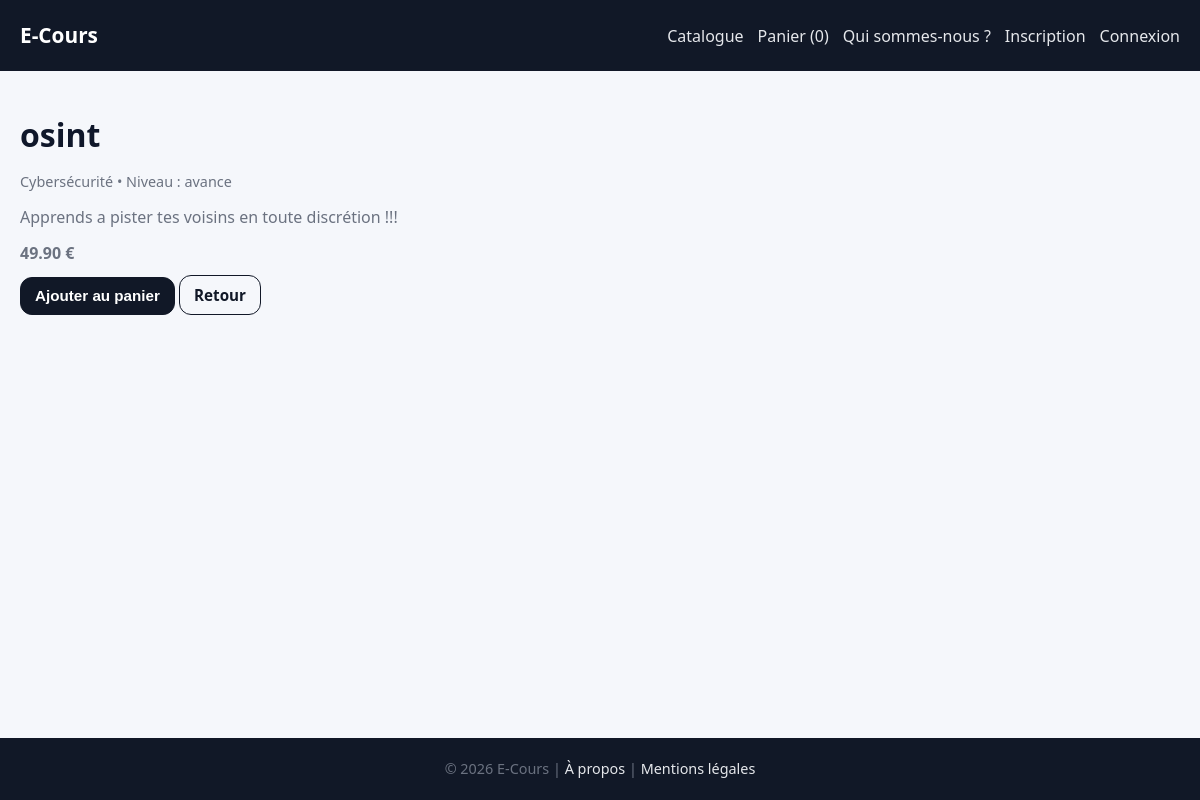
The page /course.php?slug=recherche on the database its author committed.
### tables this page shows
CREATE TABLE IF NOT EXISTS `courses` (
  `id` int(11) NOT NULL AUTO_INCREMENT,
  `category_id` int(11) NOT NULL,
  `title` varchar(200) NOT NULL,
  `slug` varchar(220) NOT NULL,
  `description` text NOT NULL,
  `price` decimal(10,2) NOT NULL DEFAULT 0.00,
  `level` enum('debutant','intermediaire','avance') NOT NULL DEFAULT 'debutant',
  `published` tinyint(1) NOT NULL DEFAULT 1,
  `created_at` datetime NOT NULL DEFAULT current_timestamp(),
  `image` varchar(255) NOT NULL,
  PRIMARY KEY (`id`),
  UNIQUE KEY `slug` (`slug`),
  KEY `category_id` (`category_id`)
);

CREATE TABLE IF NOT EXISTS `categories` (
  `id` int(11) NOT NULL AUTO_INCREMENT,
  `slug` varchar(50) NOT NULL,
  `name` varchar(100) NOT NULL,
  `image` varchar(255) NOT NULL,
  PRIMARY KEY (`id`),
  UNIQUE KEY `slug` (`slug`)
);

### includes/functions.php (called while the page is built, shortened)
<?php
function e($s): string {
  return htmlspecialchars((string)$s, ENT_QUOTES, 'UTF-8');
}
?>

### course.php (the view, shortened to what this page needs)
<?php
require __DIR__ . "/config/db.php";
require __DIR__ . "/includes/header.php";
$slug = trim($_GET['slug'] ?? '');
$stmt = $pdo->prepare("SELECT c.*, ca.name AS category_name
                       FROM courses c
                       JOIN categories ca ON ca.id=c.category_id
                       WHERE c.slug=:slug AND c.published=1");
$stmt->execute(['slug' => $slug]);
$course = $stmt->fetch();
?>
<h1><?= e($course['title']) ?></h1>
<p><small class="muted"><?= e($course['category_name']) ?> • Niveau : <?= e($course['level']) ?></small></p>
<p><?= nl2br(e($course['description'])) ?></p>
<p><strong><?= number_format((float)$course['price'], 2) ?> €</strong></p>
<form method="post" action="cart.php">
  <button class="btn btn-primary" type="submit">Ajouter au panier</button>
  <a class="btn" href="courses.php">Retour</a>
</form>
<?php require __DIR__ . "/includes/footer.php"; ?>

### public/assets/style.css (style rules this page uses)
:root { --bg: #f5f7fb; --surface: #ffffff; --primary: #111827; --accent: #6366f1; --danger: #dc2626; --text: #0f172a; --muted: #6b7280; --border: #e5e7eb; --radius: 12px; }
* { box-sizing: border-box; }
html, body { height: 100%; }
body { margin: 0; font-family: system-ui, -apple-system, Segoe UI, Roboto, Arial, sans-serif; background: var(--bg); color: var(--text); line-height: 1.5; display: flex; flex-direction: column; }
a { color: inherit; text-decoration: none; }
h1 { margin: 20px 0 10px; }
p { margin: 0 0 12px; color: var(--muted); }
.muted { color: var(--muted); font-size: 0.9rem; }
.btn, .btn-primary { padding: 9px 14px; font-size: 0.95rem; line-height: 1.2; border-radius: var(--radius); border: 1px solid var(--primary); font-weight: 600; cursor: pointer; transition: all .2s ease; width: fit-content; }
.btn { background: transparent; color: var(--primary); }
.btn-primary { background: var(--primary); color: #fff; }

### rows shown on the page
courses: title "osint", category.name "Cybersécurité", level "avance", description "Apprends a pister tes voisins en toute discrétion !!!", price "49.90"

### other values the page prints
cartCount() "0"
